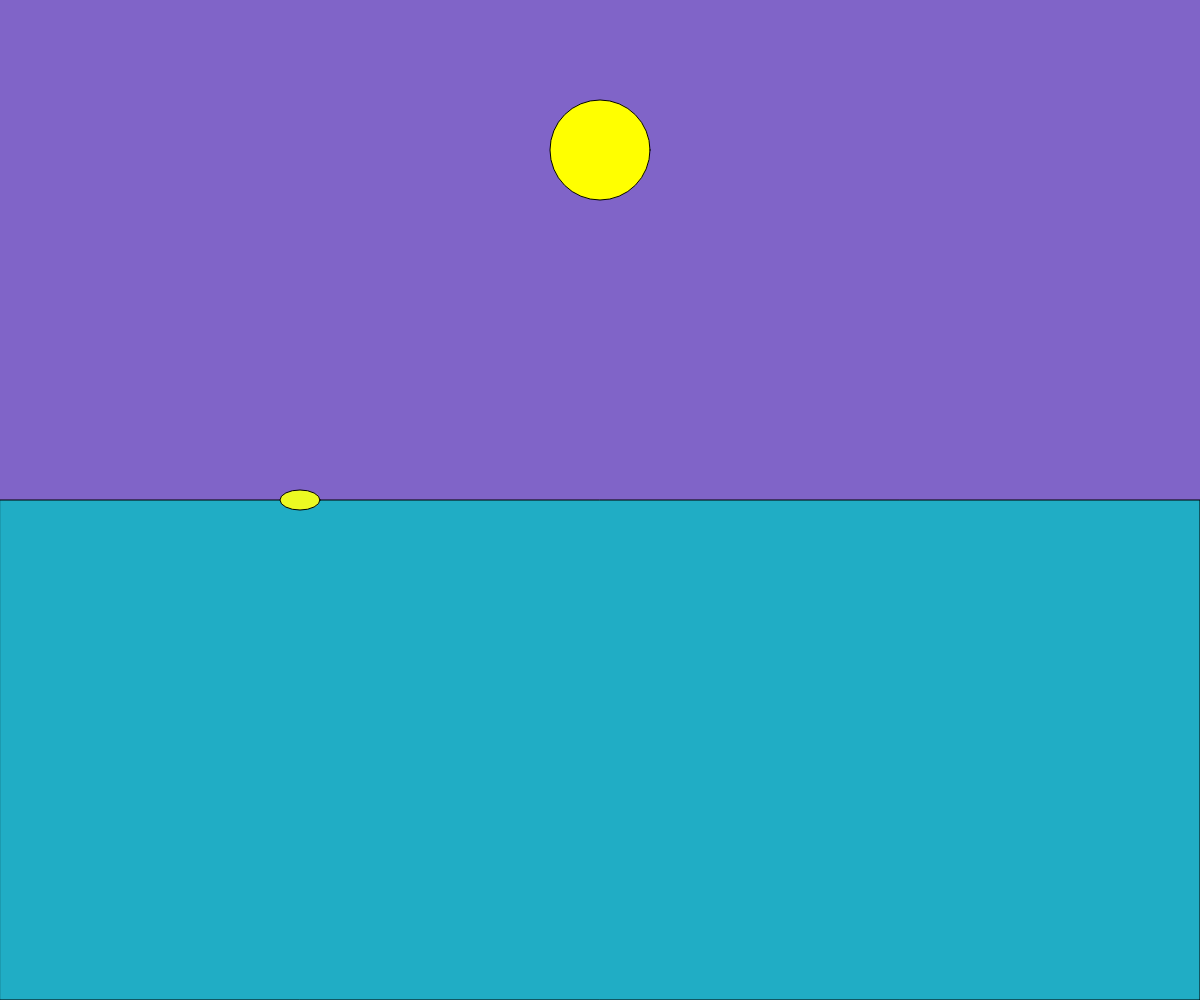
Frame 1 (no input)
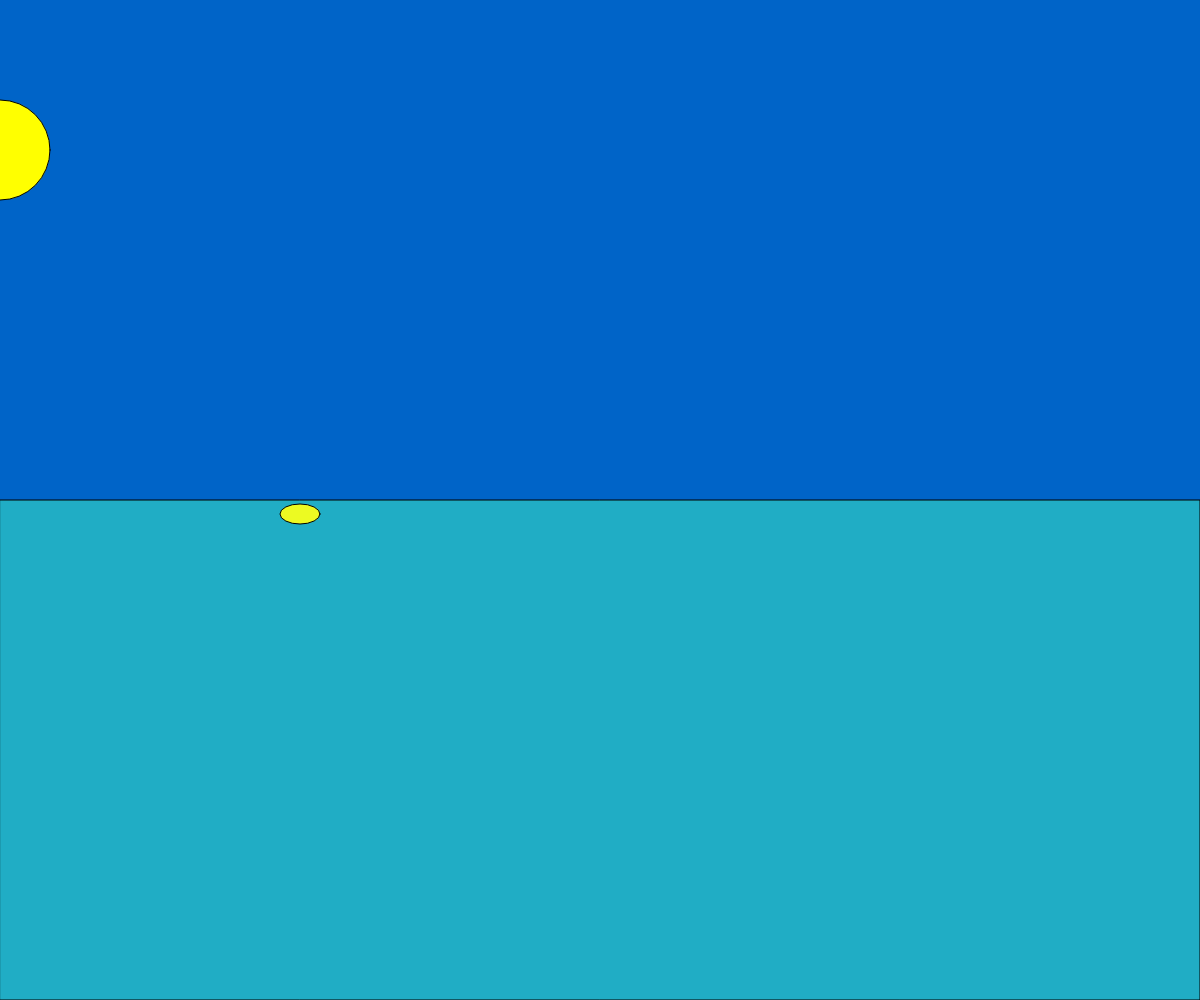
Frame 60 (no input)
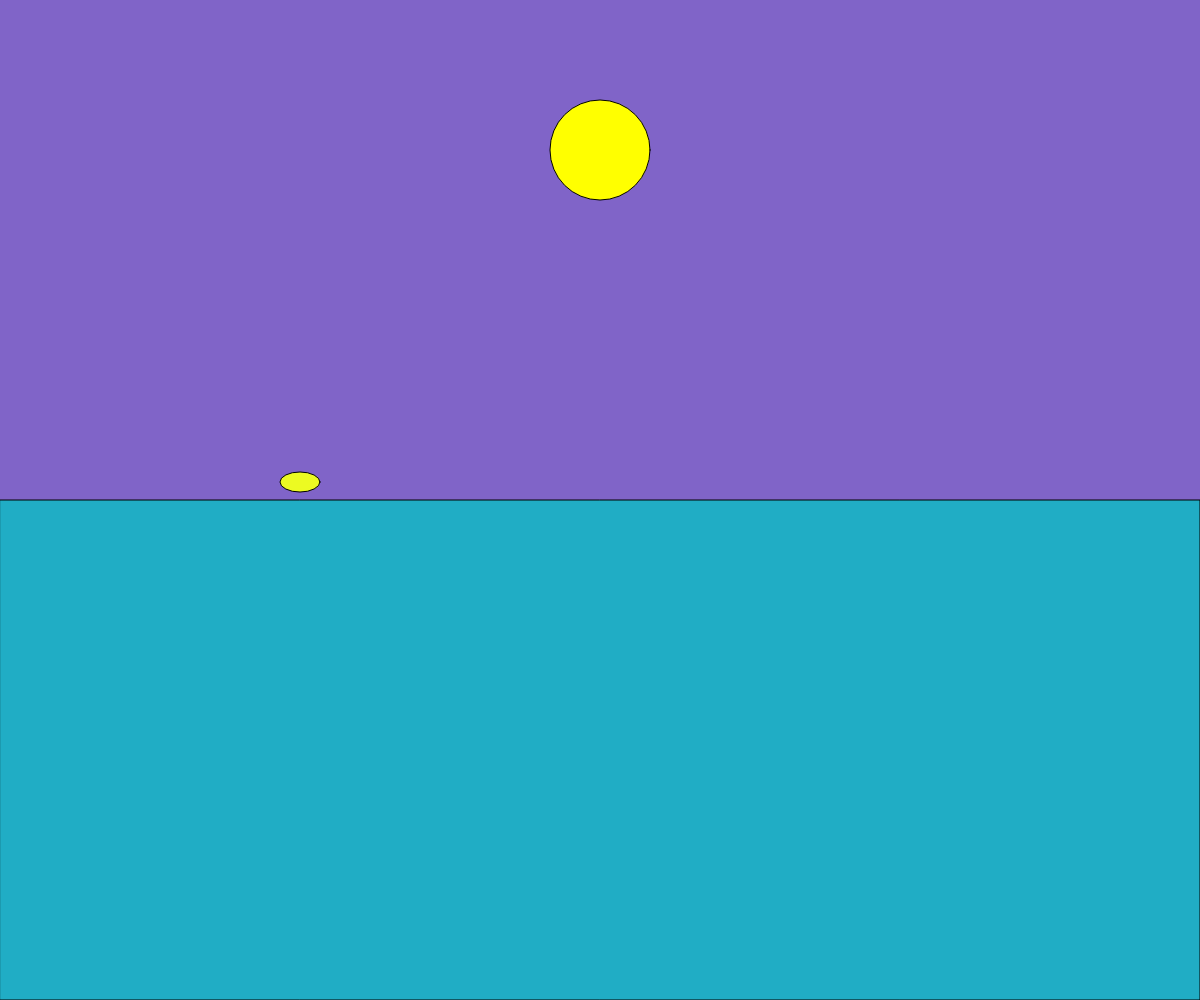
Frame 120 (the mouse pressed at the canvas centre since frame 60)

The p5.js sketch that drew these frames (run headless with seeded random() and noise() and a simulated clock; from frame 60 on, the mouse is pressed at the canvas centre):

// p5.js sketch
// ── sketch.js
// The duck n the sun
// melsh.capalot
// somewhere in september

let sunX; // X position for the sun
let sunY = 150; 
let duckX = 300; // Initial X position for the duck
let duckY = 0; // Initial Y position for the duck
let duckYSpeed = 2; 

function setup() {
  createCanvas(windowWidth, windowHeight);
  sunX = width / 2; // Start the sun in the middle
}

function draw() {
  
  let brightness = map(sunX, 0, width, 0, 255);
  background(brightness, 100, 200); 
  fill(32, 173, 197); 
  rect(0, height / 2, width, height / 2); 

  // Draw the sun
  fill(255, 255, 0); // Sun color
  ellipse(sunX, sunY, 100, 100); 


  sunX = mouseX;


  sunX = constrain(sunX, 0, width);
  
  // Draw the duck
  fill(236, 250, 34); // Duck color
  ellipse(duckX, height / 2 + duckY, 40, 20); // the duck


  duckY += duckYSpeed; 
  if (duckY > 20 || duckY < -20) { 
    duckYSpeed *= -1; 
  }
}
